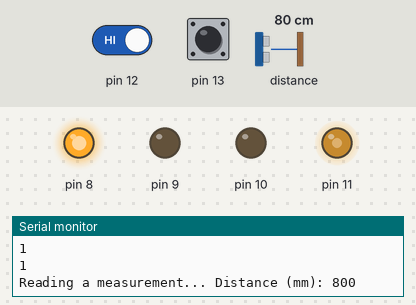
A sketch run on a simulated Arduino Uno, built with avr-gcc and run on an emulated ATmega328P. Shown: output pins drawn as LEDs (lit = HIGH), the last lines printed to the serial monitor. Dashed ring = blinking. The test bench sets the inputs (shaded band); at power-on: pin 12 HIGH, distance to the obstacle 80 cm, pin 13 HIGH.

Above: at 1.2 s.
1.3 s: pin 12 driven LOW
At 1.47 s:
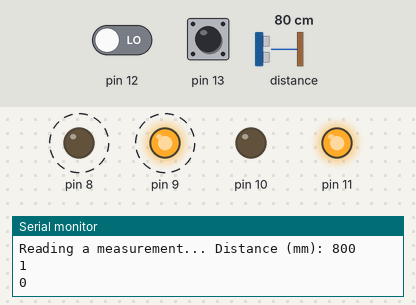
7.3 s: pin 12 driven HIGH
At 7.9 s:
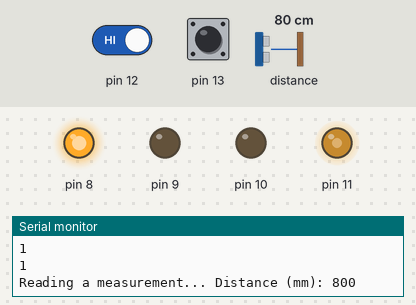
10.3 s: distance to the obstacle set to 55 cm
11.8 s: distance to the obstacle set to 46 cm
At 12.6 s:
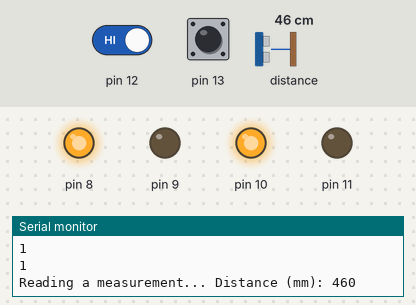
13.3 s: distance to the obstacle set to 60 cm
At 14.5 s:
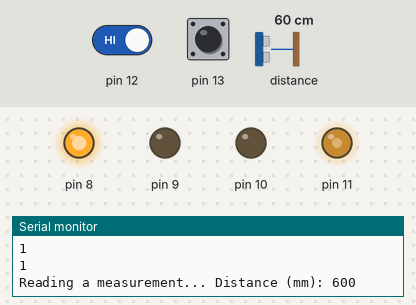
Timing chart, 0 to 15.8 s (numbered marks = the images above; inputs shaded):
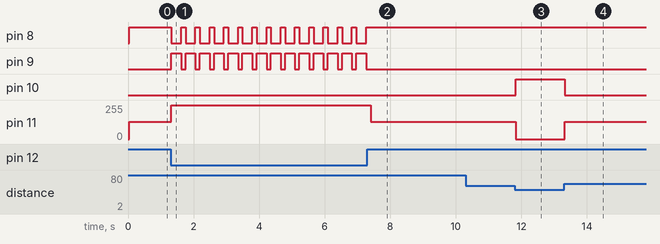

The sketch:

robot_code.ino.ino
```cpp
#include "Adafruit_VL53L0X.h"

Adafruit_VL53L0X lox = Adafruit_VL53L0X();
int x;
int y;
#define Z measure.RangeMilliMeter
void setup() {
  // put your setup code here, to run once:
  pinMode(8, OUTPUT);
  pinMode(9, OUTPUT);
  pinMode(10, OUTPUT);
  pinMode(11, OUTPUT);
  pinMode(12, INPUT);
  pinMode(13, INPUT);
  Serial.begin(9600);
  Serial.begin(115200);

  // wait until serial port opens for native USB devices
  while (! Serial) {
    delay(1);
  }

  Serial.println("Adafruit VL53L0X test");
  if (!lox.begin()) {
    Serial.println(F("Failed to boot VL53L0X"));
    while (1);
  }
  // power
  Serial.println(F("VL53L0X API Simple Ranging example\n\n"));

}

void loop() {
  // put your main code here, to run repeatedly:
  VL53L0X_RangingMeasurementData_t measure;

  Serial.print("Reading a measurement... ");
  lox.rangingTest(&measure, false); // pass in 'true' to get debug data printout!

  if (measure.RangeStatus != 4) {  // phase failures have incorrect data
    Serial.print("Distance (mm): "); Serial.println(Z);
  } else {
    Serial.println(" out of range ");
  }


  x = digitalRead(12);
  y = digitalRead(13);
  Serial.println(y);
  Serial.println(x);
  if (x == LOW) {
    digitalWrite(8, LOW);
    digitalWrite(9, HIGH);
    digitalWrite(10, LOW);
    digitalWrite(11, HIGH);
    delay(300);
    digitalWrite(8, HIGH);
    digitalWrite(9, LOW);
    digitalWrite(10, LOW);
    digitalWrite(11, HIGH);
    delay(100);
  }
  else if (y == LOW) {
    digitalWrite(8, LOW);
    digitalWrite(9, HIGH);
    digitalWrite(10, LOW);
    digitalWrite(11, HIGH);
    delay(300);
    digitalWrite(8, HIGH);
    digitalWrite(9, LOW);
    digitalWrite(10, LOW);
    digitalWrite(11, HIGH);
    delay(100);
  }
  else if (Z > 500) {
    analogWrite(8, 128);
    digitalWrite(9, LOW);
    digitalWrite(10, LOW);
    analogWrite(11, 128);

  }
  else {
    digitalWrite(8, HIGH);
    digitalWrite(9, LOW);
    digitalWrite(10, HIGH);
    digitalWrite(11, LOW);
  }
}
```

Measured:
- the behaviour switches between 51 and 50 cm on distance to the obstacle (found by bisection; images 2 and 3)
- after the input at 1.3 s, pin 8: alternates HIGH for 0.13 s and LOW for 0.30 s, starting at once; pin 9: alternates HIGH for 0.30 s and LOW for 0.13 s, starting at once; pin 11: 128/255 → 255/255 at once
- after the input at 7.3 s, pin 8: stops changing and stays HIGH; pin 9: stops changing and stays LOW; pin 11: 255/255 → 128/255 after 0.10 s
- after the input at 11.8 s, pin 10: LOW → HIGH at once; pin 11: 128/255 → 0/255 at once
- after the input at 13.3 s, pin 10: HIGH → LOW at once; pin 11: 0/255 → 128/255 at once
